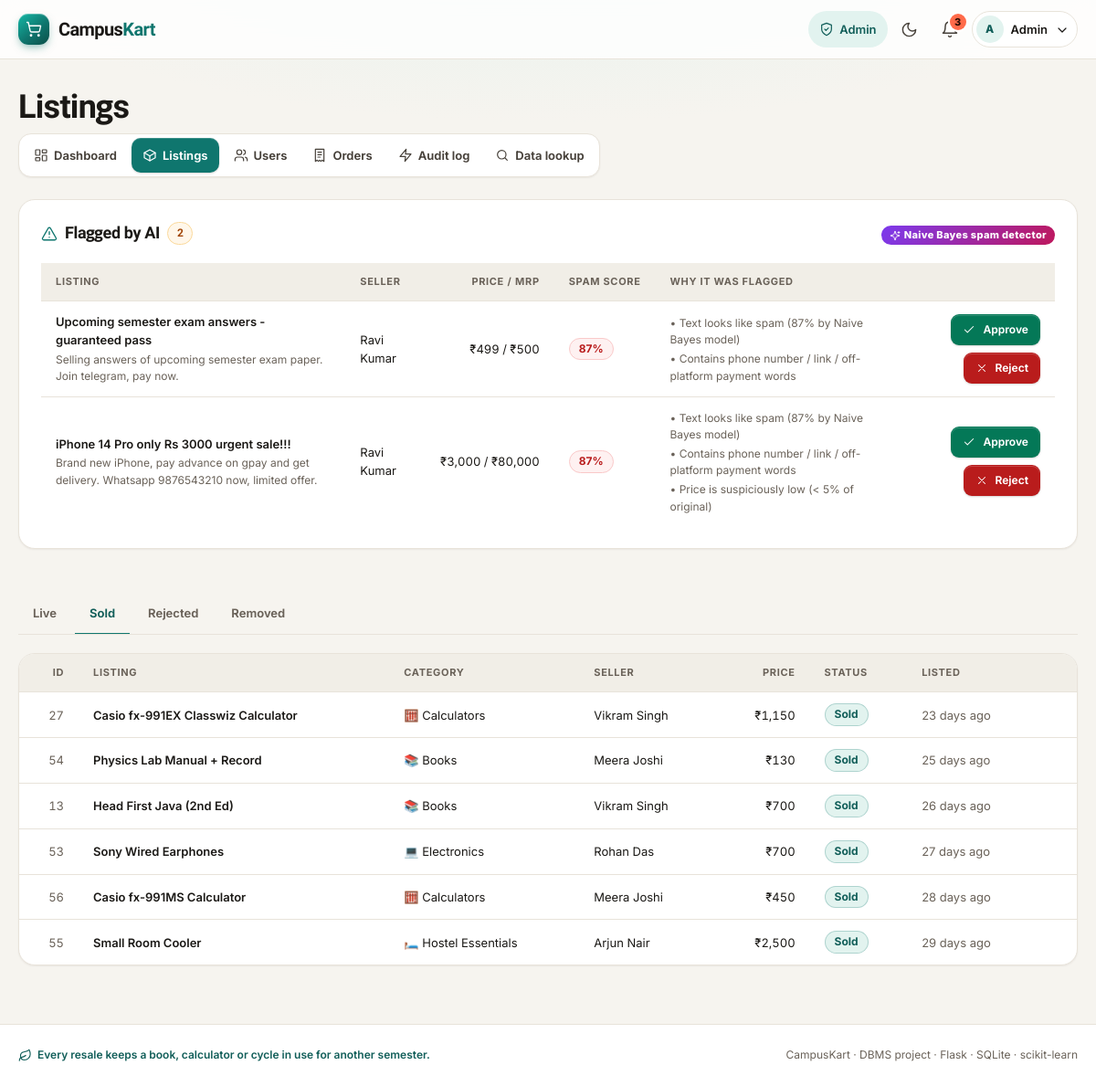
The app's page /admin/listings?status=sold (signed in), older data.
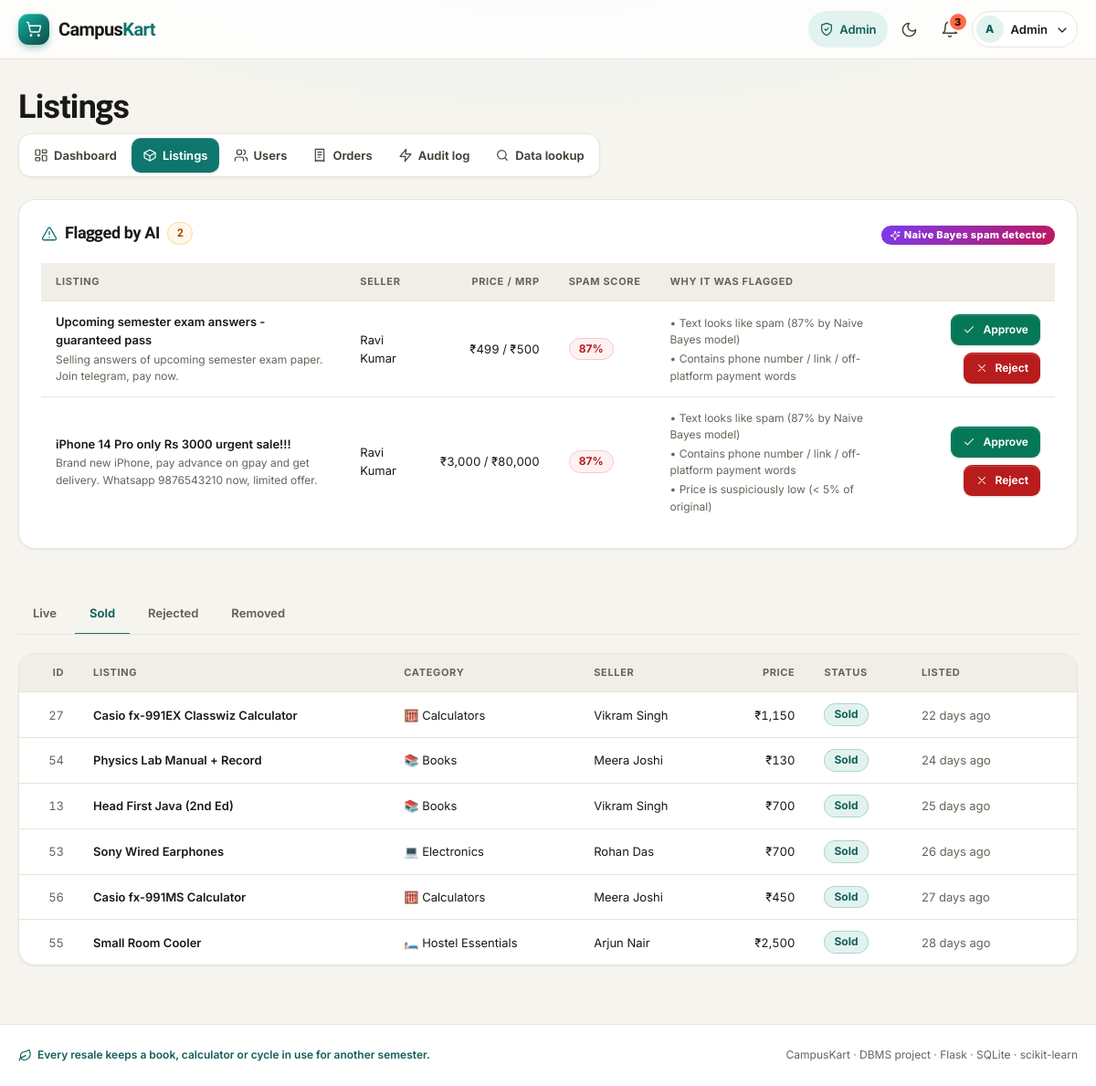
The same page, newer data.
### tables this page shows
CREATE TABLE products (
    product_id     INTEGER PRIMARY KEY AUTOINCREMENT,
    seller_id      INTEGER NOT NULL REFERENCES users(user_id) ON DELETE CASCADE,
    category_id    INTEGER NOT NULL REFERENCES categories(category_id),
    title          TEXT    NOT NULL,
    description    TEXT    NOT NULL,
    original_price REAL    NOT NULL CHECK (original_price > 0),
    price          REAL    NOT NULL CHECK (price > 0),
    condition      TEXT    NOT NULL CHECK (condition IN ('New', 'Like New', 'Good', 'Fair')),
    age_months     INTEGER NOT NULL DEFAULT 0 CHECK (age_months >= 0),
    status         TEXT    NOT NULL DEFAULT 'available'
                   CHECK (status IN ('pending', 'available', 'sold', 'rejected', 'removed')),
    is_flagged     INTEGER NOT NULL DEFAULT 0 CHECK (is_flagged IN (0, 1)),
    spam_score     REAL    NOT NULL DEFAULT 0,      -- filled by AI spam detector
    flag_reason    TEXT,
    created_at     TEXT    NOT NULL DEFAULT (datetime('now', 'localtime'))
);

### app.py (the view)
@app.route("/admin/listings")
@admin_required
def admin_listings():
    pending = query("SELECT * FROM v_product_details WHERE status = 'pending' ORDER BY spam_score DESC")
    status = request.args.get("status", "available")
    listings = query("SELECT * FROM v_product_details WHERE status = ? ORDER BY created_at DESC",
                     (status,))
    return render_template("admin/listings.html", pending=pending, listings=listings, status=status)

### app.py (called while the page is built)
def get_db():
    if "db" not in g:
        g.db = sqlite3.connect(DB_PATH)
        g.db.row_factory = sqlite3.Row
        g.db.execute("PRAGMA foreign_keys = ON")
    return g.db

def query(sql, args=(), one=False):
    rows = get_db().execute(sql, args).fetchall()
    return (rows[0] if rows else None) if one else rows

@app.before_request
def load_user():
    g.user = None
    if "user_id" in session:
        g.user = query("SELECT * FROM users WHERE user_id = ?", (session["user_id"],), one=True)
        if g.user is None or g.user["is_blocked"]:
            session.clear()
            g.user = None

def login_required(view):
    @wraps(view)
    def wrapped(*args, **kwargs):
        if g.user is None:
            flash("Log in to continue.", "info")
            return redirect(url_for("login", next=request.path))
        return view(*args, **kwargs)
    return wrapped

def admin_required(view):
    @wraps(view)
    @login_required
    def wrapped(*args, **kwargs):
        if g.user["role"] != "admin":
            abort(403)
        return view(*args, **kwargs)
    return wrapped

### templates/admin/listings.html (shortened to what this page needs)
{% extends "base.html" %}
{% from "_macros.html" import status_pill, icon, ai_badge %}
{% block content %}
<h1>Listings</h1>
{% include "admin/_nav.html" %}
<section class="card" aria-labelledby="flagged-title">
  <div class="section-head">
    <h2 id="flagged-title" class="title-icon">{{ icon('alert', 18) }}Flagged by AI <span class="pill pill-warn">{{ pending|length }}</span></h2>
    {{ ai_badge('Naive Bayes spam detector') }}
  </div>
  {% if pending %}
  <div class="table-wrap">
    <table>
      <thead>
        <tr><th scope="col">Listing</th><th scope="col">Seller</th><th scope="col" class="num">Price / MRP</th>
            <th scope="col">Spam score</th><th scope="col">Why it was flagged</th><th scope="col"><span class="sr-only">Decision</span></th></tr>
      </thead>
      <tbody>
      {% for p in pending %}
      <tr>
        <td><a class="item-link" href="{{ url_for('product', pid=p.product_id) }}">{{ p.title }}</a>
            <span class="subtext">{{ p.description|truncate(90) }}</span></td>
        <td>{{ p.seller_name }}</td>
        <td class="num nowrap">₹{{ p.price|inr }} / ₹{{ p.original_price|inr }}</td>
        <td><span class="pill pill-bad">{{ (p.spam_score * 100)|round|int }}%</span></td>
        <td class="xs">{% for r in (p.flag_reason or '').split('; ') if r %}<span class="subtext">• {{ r }}</span>{% endfor %}</td>
        <td>
          <div class="row-actions">
            <form class="inline" method="post" action="{{ url_for('admin_listing_action', pid=p.product_id, action='approve') }}">
              <button class="btn btn-good btn-sm">{{ icon('check', 14) }}Approve<span class="sr-only"> {{ p.title }}</span></button></form>
            <form class="inline" method="post" action="{{ url_for('admin_listing_action', pid=p.product_id, action='reject') }}"
                  data-confirm-title="Reject this listing?" data-confirm="“{{ p.title }}” won't go live. {{ p.seller_name }} will be notified."
                  data-confirm-ok="Reject listing" data-confirm-cancel="Go back" data-confirm-tone="danger">
              <button class="btn btn-danger btn-sm">{{ icon('x', 14) }}Reject<span class="sr-only"> {{ p.title }}</span></button></form>
          </div>
        </td>
      </tr>
      {% endfor %}
      </tbody>
    </table>
  </div>
  {% else %}
  <p class="muted mb-0 title-icon">{{ icon('check-circle', 18) }}Nothing to review. New flagged listings will appear here.</p>
  {% endif %}
</section>
<section class="section" aria-labelledby="all-title">
  <nav class="tabs" aria-label="Filter by status">
    {% for s, label in [('available', 'Live'), ('sold', 'Sold'), ('rejected', 'Rejected'), ('removed', 'Removed')] %}
    <a href="{{ url_for('admin_listings', status=s) }}" {% if status == s %}aria-current="page"{% endif %}>{{ label }}</a>
    {% endfor %}
  </nav>
  <div class="card card-flush table-wrap">
    <table>
      <thead>
        <tr><th scope="col" class="num">ID</th><th scope="col">Listing</th><th scope="col">Category</th><th scope="col">Seller</th>
            <th scope="col" class="num">Price</th><th scope="col">Status</th><th scope="col">Listed</th><th scope="col"><span class="sr-only">Actions</span></th></tr>
      </thead>
      <tbody>
      {% for p in listings %}
      <tr>
        <td class="num muted">{{ p.product_id }}</td>
        <td><a class="item-link" href="{{ url_for('product', pid=p.product_id) }}">{{ p.title }}</a></td>
        <td><span aria-hidden="true">{{ p.category_icon }}</span> {{ p.category_name }}</td>
        <td>{{ p.seller_name }}</td>
        <td class="num">₹{{ p.price|inr }}</td>
        <td>{{ status_pill(p.status) }}</td>
        <td class="muted nowrap">{{ p.created_at|ago }}</td>
        <td></td>
      </tr>
      {% else %}
      <tr><td colspan="8" class="muted">No {{ status }} listings.</td></tr>
      {% endfor %}
      </tbody>
    </table>
  </div>
</section>
{% endblock %}

### templates/_macros.html (shortened to what this page needs)
{% macro icon(name, size=18, cls='') -%}
<svg class="icon {{ cls }}" width="{{ size }}" height="{{ size }}" viewBox="0 0 24 24" fill="none" stroke="currentColor" stroke-width="1.8" stroke-linecap="round" stroke-linejoin="round" aria-hidden="true" focusable="false">{{ ICONS.get(name, '')|safe }}</svg>
{%- endmacro %}
{% macro status_pill(s) %}
{% set css = {'available': 'good', 'placed': 'brand', 'completed': 'good', 'sold': 'brand',
              'pending': 'warn', 'cancelled': 'bad', 'rejected': 'bad', 'removed': 'bad',
              'countered': 'brand', 'accepted': 'good', 'withdrawn': '', 'expired': ''} %}
{% set label = {'placed': 'Awaiting pickup', 'pending': 'Pending', 'available': 'Live',
                'countered': 'Countered', 'rejected': 'Declined', 'withdrawn': 'Withdrawn'} %}
<span class="pill pill-{{ css.get(s, '') }}">{{ label.get(s, s|capitalize) }}</span>
{% endmacro %}
{% macro ai_badge(text='AI') -%}
<span class="ai-badge">{{ icon('sparkles', 12) }}{{ text }}</span>
{%- endmacro %}

Row changes from the older to the newer data that the page shows:
changed products "Casio fx-991EX Classwiz Calculator": created_at|ago "23 days ago" → "22 days ago"
changed products "Physics Lab Manual + Record": created_at|ago "25 days ago" → "24 days ago"
changed products "Head First Java (2nd Ed)": created_at|ago "26 days ago" → "25 days ago"
changed products "Sony Wired Earphones": created_at|ago "27 days ago" → "26 days ago"
changed products "Casio fx-991MS Calculator": created_at|ago "28 days ago" → "27 days ago"
changed products "Small Room Cooler": created_at|ago "29 days ago" → "28 days ago"
